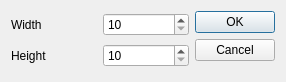
<?xml version="1.0" encoding="UTF-8"?>
<ui version="4.0">
 <class>NewSimulationDialog</class>
 <widget class="QDialog" name="NewSimulationDialog">
  <property name="geometry">
   <rect>
    <x>0</x>
    <y>0</y>
    <width>286</width>
    <height>82</height>
   </rect>
  </property>
  <property name="sizePolicy">
   <sizepolicy hsizetype="Fixed" vsizetype="Fixed">
    <horstretch>0</horstretch>
    <verstretch>0</verstretch>
   </sizepolicy>
  </property>
  <property name="windowTitle">
   <string>New game</string>
  </property>
  <property name="modal">
   <bool>true</bool>
  </property>
  <layout class="QHBoxLayout" name="horizontalLayout_2">
   <property name="sizeConstraint">
    <enum>QLayout::SetMinimumSize</enum>
   </property>
   <item>
    <layout class="QVBoxLayout" name="verticalLayout">
     <item>
      <layout class="QHBoxLayout" name="horizontalLayout">
       <item>
        <widget class="QLabel" name="label">
         <property name="text">
          <string>Width</string>
         </property>
        </widget>
       </item>
       <item>
        <widget class="QSpinBox" name="widthBox">
         <property name="suffix">
          <string/>
         </property>
         <property name="minimum">
          <number>10</number>
         </property>
         <property name="maximum">
          <number>1000</number>
         </property>
        </widget>
       </item>
      </layout>
     </item>
     <item>
      <layout class="QHBoxLayout" name="horizontalLayout_3">
       <item>
        <widget class="QLabel" name="label_2">
         <property name="text">
          <string>Height</string>
         </property>
        </widget>
       </item>
       <item>
        <widget class="QSpinBox" name="heightBox">
         <property name="minimum">
          <number>10</number>
         </property>
         <property name="maximum">
          <number>1000</number>
         </property>
         <property name="value">
          <number>10</number>
         </property>
        </widget>
       </item>
      </layout>
     </item>
    </layout>
   </item>
   <item>
    <widget class="QDialogButtonBox" name="buttonBox">
     <property name="orientation">
      <enum>Qt::Vertical</enum>
     </property>
     <property name="standardButtons">
      <set>QDialogButtonBox::Cancel|QDialogButtonBox::Ok</set>
     </property>
    </widget>
   </item>
  </layout>
 </widget>
 <resources/>
 <connections>
  <connection>
   <sender>buttonBox</sender>
   <signal>accepted()</signal>
   <receiver>NewSimulationDialog</receiver>
   <slot>accept()</slot>
   <hints>
    <hint type="sourcelabel">
     <x>248</x>
     <y>254</y>
    </hint>
    <hint type="destinationlabel">
     <x>157</x>
     <y>170</y>
    </hint>
   </hints>
  </connection>
  <connection>
   <sender>buttonBox</sender>
   <signal>rejected()</signal>
   <receiver>NewSimulationDialog</receiver>
   <slot>reject()</slot>
   <hints>
    <hint type="sourcelabel">
     <x>316</x>
     <y>260</y>
    </hint>
    <hint type="destinationlabel">
     <x>286</x>
     <y>170</y>
    </hint>
   </hints>
  </connection>
 </connections>
</ui>
